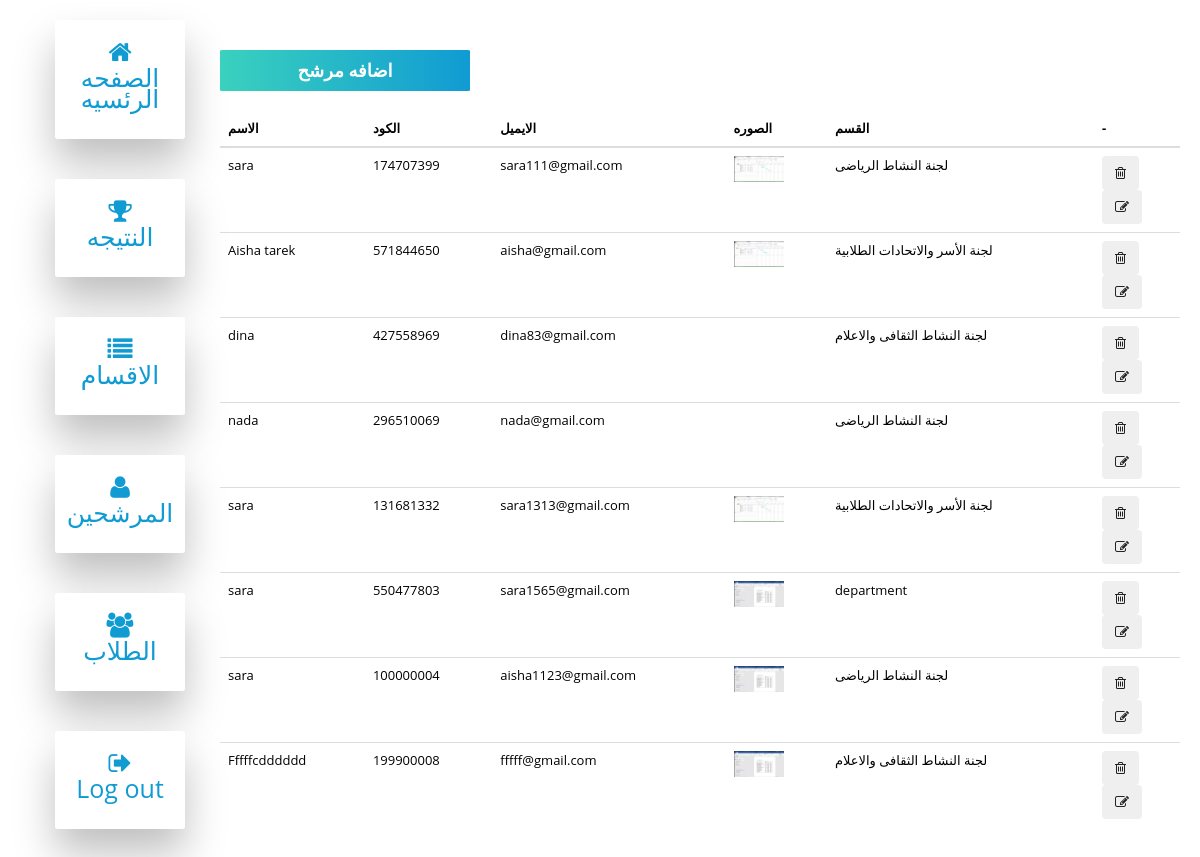
The page /dashboard/candidates/displayCandidates.php (signed in) on the database its author committed.
### tables this page shows
CREATE TABLE `candidates` (
  `id` int(11) NOT NULL,
  `name` varchar(255) NOT NULL,
  `code` int(9) NOT NULL,
  `email` varchar(255) NOT NULL,
  `password` varchar(255) NOT NULL,
  `photo` varchar(255) DEFAULT NULL,
  `department_id` int(11) NOT NULL
);

CREATE TABLE `department` (
  `id` int(11) NOT NULL,
  `title` varchar(255) NOT NULL,
  `description` longtext NOT NULL
);

### dashboard/functions.php (called while the page is built, shortened)
<?php
require('connection.php');
require('departments/departments.php');
require('candidates/candidates.php');
$db=new DBController();
$Department=new Department($db);
$Candidates=new Candidates($db);

### dashboard/candidates/candidates.php (called while the page is built, shortened)
<?php
class Candidates
{
    public $db = null;
    public function __construct(DBController $db)
    {
        $this->db = $db;
    }
    public function getData()
    {
        $result = $this->db->con->query("SELECT * FROM candidates");
        $resultArray = array();
        while ($item = mysqli_fetch_array($result, MYSQLI_ASSOC)) {
            $resultArray[] = $item;
        }
        return $resultArray;
    }
}

### dashboard/connection.php (called while the page is built, shortened)
<?php
class DBController{
  protected  $server = "localhost";
  protected  $user = "root";
  protected  $pass = "";
  protected $database = "studentsunion";
  public function __construct(){
    $this->con = mysqli_connect($this->server, $this->user, $this->pass, $this->database);
  }
}

### dashboard/departments/departments.php (called while the page is built, shortened)
<?php
class Department
{
    public $db = null;
    public function __construct(DBController $db)
    {
        $this->db = $db;
    }
    public function getData()
    {
        $result = $this->db->con->query("SELECT * FROM department");
        $resultArray = array();
        while ($item = mysqli_fetch_array($result, MYSQLI_ASSOC)) {
            $resultArray[] = $item;
        }
        return $resultArray;
    }
}

### dashboard/candidates/displayCandidates.php (the view, shortened to what this page needs)
<?php
include('../functions.php');
include("../header.php");
?>
<div class="container-fluid">
    <div class="row">
    <?php
        include("../theSideNav.php");
        ?>
        <div class="col-lg-10 col-md-9 col-sm-12 container-fluid thedetailll">
            <a href="addCandidate.php" class="addtotable">اضافه مرشح</a>
            <table class="table">
                <thead>
                    <tr>
                        <th scope="col">الاسم</th>
                        <th scope="col">الكود</th>
                        <th scope="col">الايميل</th>
                        <th scope="col">الصوره</th>
                        <th scope="col">القسم</th>
                        <th>-</th>
                    </tr>
                </thead>
                <tbody>
                    <?php
                    foreach ($Candidates->getData() as $candidate) :
                    ?>
                        <tr>
                            <td><?php echo $candidate["name"] ?></td>
                            <td><?php echo $candidate["code"] ?></td>
                            <td><?php echo $candidate["email"] ?></td>
                            <td class="tdimg">
                                <?php if (!empty($candidate['photo'])) : ?>
                                    <img src="../../uploads/candidates/<?php echo $candidate["photo"] ?>" alt="" width="50px">
                                <?php endif; ?>
                            </td>
                            <td>
                                <?php
                                foreach ($Department->getData() as $department) :
                                    if ($department['id'] == $candidate['department_id']) :
                                        echo $department["title"];
                                    endif;
                                endforeach;
                                ?>
                            </td>
                            <td>
                                <div class="d-flex justify-content-around">
                                    <form method="post">
                                        <button name="deleteItem" class="btn btn-outline-danger" type="submit"><i class="fa fa-trash-o"></i></button>
                                    </form>
                                    <a href="<?php printf('%s?id=%s', 'updateCandidate.php',  $candidate['id']); ?>">
                                        <button class="btn btn-outline-info"><i class="fa fa-edit"></i></button>
                                    </a>
                                </div>
                            </td>
                        </tr>
                    <?php
                    endforeach;
                    ?>
                </tbody>
            </table>
        </div>
    </div>
</div>
<?php
include("../footer.php");
?>

### css/templatemo_style.css (style rules this page uses)
html, button, input, select, textarea { color: #222; }
img { vertical-align: middle; }
html, body { font-size: 100%; width: 100%; height: 100%; -webkit-font-smoothing: antialiased; -moz-osx-font-smoothing: grayscale; vertical-align: baseline; }
body { font: 13px/21px "Open Sans", Arial, sans-serif; color: #838383; background-color: white; }
a { color: #26b864; text-decoration: none !important; -webkit-transition: all 200ms ease-in; -moz-transition: all 200ms ease-in; -ms-transition: all 200ms ease-in; -o-transition: all 200ms ease-in; transition: all 200ms ease-in; }
*, *:before, *:after { -moz-box-sizing: border-box; -webkit-box-sizing: border-box; box-sizing: border-box; }
.addtotable { display: inline-block; background: rgb(58,209,190); background: linear-gradient(90deg, rgba(58,209,190,1) 0%, rgba(16,155,211,1) 100%); border: none; color: white; padding: 10px 10px; border-radius: 1%; margin: 10px 0; width: 250px; font-size: 18px; margin: 20px 0; font-weight: 600; text-align: center; }
.thedetailll { padding: 10px; border-radius: 2%; border-bottom: 1px; padding: 10px 20px; margin: 20px 0; }
.table td, .table th { color: black; }
.tdimg { text-align: left !important; direction: ltr !important; }

### rows shown on the page
candidates: name "sara", code "174707399", email "sara111@gmail.com", photo (picture)
department: title "لجنة النشاط الرياضى"
candidates: name "Aisha tarek", code "571844650", email "aisha@gmail.com", photo (picture)
department: title "لجنة الأسر والاتحادات الطلابية"
candidates: name "dina", code "427558969", email "dina83@gmail.com"
department: title "لجنة النشاط الثقافى والاعلام"
candidates: name "nada", code "296510069", email "nada@gmail.com"
candidates: name "sara", code "131681332", email "sara1313@gmail.com", photo (picture)
candidates: name "sara", code "550477803", email "sara1565@gmail.com", photo (picture)
department: title "department"
candidates: name "sara", code "100000004", email "aisha1123@gmail.com", photo (picture)
candidates: name "Fffffcdddddd", code "199900008", email "fffff@gmail.com", photo (picture)
